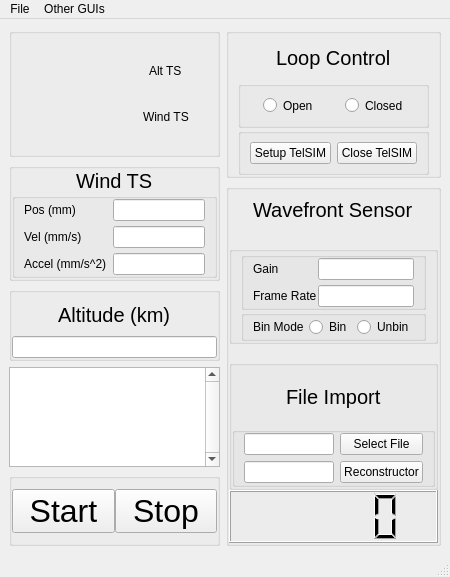
<?xml version="1.0" encoding="UTF-8"?>
<ui version="4.0">
 <class>MainWindow</class>
 <widget class="QMainWindow" name="MainWindow">
  <property name="geometry">
   <rect>
    <x>0</x>
    <y>0</y>
    <width>450</width>
    <height>577</height>
   </rect>
  </property>
  <property name="windowTitle">
   <string>MainWindow</string>
  </property>
  <widget class="QWidget" name="centralwidget">
   <layout class="QGridLayout" name="gridLayout_8">
    <item row="0" column="1">
     <layout class="QVBoxLayout" name="verticalLayout_4">
      <item>
       <widget class="QGroupBox" name="gridGroupBox_7">
        <property name="maximumSize">
         <size>
          <width>16777215</width>
          <height>150</height>
         </size>
        </property>
        <layout class="QVBoxLayout" name="verticalLayout_2">
         <property name="spacing">
          <number>0</number>
         </property>
         <property name="topMargin">
          <number>0</number>
         </property>
         <property name="bottomMargin">
          <number>0</number>
         </property>
         <item alignment="Qt::AlignHCenter">
          <widget class="QLabel" name="loopControlLabel">
           <property name="maximumSize">
            <size>
             <width>1000</width>
             <height>50</height>
            </size>
           </property>
           <property name="font">
            <font>
             <pointsize>15</pointsize>
            </font>
           </property>
           <property name="text">
            <string>Loop Control</string>
           </property>
          </widget>
         </item>
         <item>
          <widget class="QGroupBox" name="loopocBox">
           <property name="maximumSize">
            <size>
             <width>16777215</width>
             <height>56</height>
            </size>
           </property>
           <layout class="QGridLayout" name="gridLayout_4">
            <property name="topMargin">
             <number>0</number>
            </property>
            <property name="bottomMargin">
             <number>0</number>
            </property>
            <property name="verticalSpacing">
             <number>0</number>
            </property>
            <item row="0" column="1" alignment="Qt::AlignHCenter">
             <widget class="QRadioButton" name="closedLoop">
              <property name="maximumSize">
               <size>
                <width>16777215</width>
                <height>21</height>
               </size>
              </property>
              <property name="text">
               <string>Closed</string>
              </property>
             </widget>
            </item>
            <item row="0" column="0" alignment="Qt::AlignHCenter">
             <widget class="QRadioButton" name="openLoop">
              <property name="maximumSize">
               <size>
                <width>16777215</width>
                <height>21</height>
               </size>
              </property>
              <property name="text">
               <string>Open</string>
              </property>
             </widget>
            </item>
           </layout>
          </widget>
         </item>
         <item>
          <widget class="QGroupBox" name="gridGroupBox">
           <property name="maximumSize">
            <size>
             <width>16777215</width>
             <height>66</height>
            </size>
           </property>
           <layout class="QGridLayout" name="gridLayout_7">
            <property name="topMargin">
             <number>0</number>
            </property>
            <property name="bottomMargin">
             <number>0</number>
            </property>
            <property name="verticalSpacing">
             <number>0</number>
            </property>
            <item row="0" column="0">
             <widget class="QPushButton" name="setupTelSIMButton">
              <property name="text">
               <string>Setup TelSIM</string>
              </property>
             </widget>
            </item>
            <item row="0" column="1">
             <widget class="QPushButton" name="closeTelSIMButton">
              <property name="text">
               <string>Close TelSIM</string>
              </property>
             </widget>
            </item>
           </layout>
          </widget>
         </item>
        </layout>
       </widget>
      </item>
      <item>
       <widget class="QGroupBox" name="wavefrontGroupBox">
        <layout class="QGridLayout" name="gridLayout_15">
         <property name="leftMargin">
          <number>0</number>
         </property>
         <property name="topMargin">
          <number>0</number>
         </property>
         <property name="rightMargin">
          <number>0</number>
         </property>
         <property name="bottomMargin">
          <number>0</number>
         </property>
         <property name="spacing">
          <number>0</number>
         </property>
         <item row="0" column="0" alignment="Qt::AlignHCenter">
          <widget class="QLabel" name="wavefrontSensorLabel">
           <property name="maximumSize">
            <size>
             <width>16777215</width>
             <height>40</height>
            </size>
           </property>
           <property name="font">
            <font>
             <pointsize>15</pointsize>
            </font>
           </property>
           <property name="text">
            <string>Wavefront Sensor</string>
           </property>
          </widget>
         </item>
         <item row="1" column="0" alignment="Qt::AlignVCenter">
          <widget class="QGroupBox" name="gridGroupBox_3">
           <property name="maximumSize">
            <size>
             <width>16777215</width>
             <height>200</height>
            </size>
           </property>
           <property name="alignment">
            <set>Qt::AlignCenter</set>
           </property>
           <layout class="QVBoxLayout" name="verticalLayout_3">
            <property name="spacing">
             <number>0</number>
            </property>
            <property name="leftMargin">
             <number>9</number>
            </property>
            <property name="topMargin">
             <number>0</number>
            </property>
            <property name="bottomMargin">
             <number>0</number>
            </property>
            <item alignment="Qt::AlignVCenter">
             <widget class="QGroupBox" name="gridGroupBox_4">
              <property name="maximumSize">
               <size>
                <width>16777215</width>
                <height>94</height>
               </size>
              </property>
              <layout class="QGridLayout" name="gridLayout_13">
               <property name="topMargin">
                <number>0</number>
               </property>
               <property name="bottomMargin">
                <number>0</number>
               </property>
               <property name="horizontalSpacing">
                <number>1</number>
               </property>
               <property name="verticalSpacing">
                <number>5</number>
               </property>
               <item row="1" column="1">
                <widget class="QLineEdit" name="frameRateInput"/>
               </item>
               <item row="1" column="0">
                <widget class="QLabel" name="frameRateLabel">
                 <property name="text">
                  <string>Frame Rate</string>
                 </property>
                </widget>
               </item>
               <item row="0" column="0">
                <widget class="QLabel" name="gainLabel">
                 <property name="text">
                  <string>Gain</string>
                 </property>
                </widget>
               </item>
               <item row="0" column="1">
                <widget class="QLineEdit" name="gainInput"/>
               </item>
              </layout>
             </widget>
            </item>
            <item alignment="Qt::AlignVCenter">
             <widget class="QGroupBox" name="gridGroupBox_5">
              <property name="maximumSize">
               <size>
                <width>16777215</width>
                <height>55</height>
               </size>
              </property>
              <layout class="QGridLayout" name="gridLayout_3">
               <property name="topMargin">
                <number>0</number>
               </property>
               <property name="bottomMargin">
                <number>0</number>
               </property>
               <property name="horizontalSpacing">
                <number>5</number>
               </property>
               <property name="verticalSpacing">
                <number>0</number>
               </property>
               <item row="0" column="3" alignment="Qt::AlignRight">
                <widget class="QRadioButton" name="unbin">
                 <property name="text">
                  <string>Unbin</string>
                 </property>
                </widget>
               </item>
               <item row="0" column="0" alignment="Qt::AlignLeft">
                <widget class="QLabel" name="binModeLabel">
                 <property name="text">
                  <string>Bin Mode</string>
                 </property>
                </widget>
               </item>
               <item row="0" column="1" alignment="Qt::AlignRight">
                <widget class="QRadioButton" name="bin">
                 <property name="text">
                  <string>Bin</string>
                 </property>
                </widget>
               </item>
              </layout>
             </widget>
            </item>
           </layout>
          </widget>
         </item>
         <item row="3" column="0">
          <widget class="QGroupBox" name="fileGroupBox">
           <property name="maximumSize">
            <size>
             <width>16777215</width>
             <height>16777215</height>
            </size>
           </property>
           <layout class="QGridLayout" name="gridLayout_18">
            <property name="leftMargin">
             <number>0</number>
            </property>
            <property name="topMargin">
             <number>0</number>
            </property>
            <property name="rightMargin">
             <number>0</number>
            </property>
            <property name="bottomMargin">
             <number>0</number>
            </property>
            <property name="spacing">
             <number>0</number>
            </property>
            <item row="3" column="0">
             <widget class="QGroupBox" name="gridGroupBox_6">
              <layout class="QGridLayout" name="gridLayout_6">
               <property name="topMargin">
                <number>0</number>
               </property>
               <property name="bottomMargin">
                <number>0</number>
               </property>
               <item row="1" column="0">
                <widget class="QLineEdit" name="lineEdit"/>
               </item>
               <item row="1" column="1">
                <widget class="QPushButton" name="reconstructorButton">
                 <property name="text">
                  <string>Reconstructor</string>
                 </property>
                </widget>
               </item>
               <item row="0" column="1">
                <widget class="QPushButton" name="selectFileButton">
                 <property name="text">
                  <string>Select File</string>
                 </property>
                </widget>
               </item>
               <item row="0" column="0">
                <widget class="QLineEdit" name="fileImportTxt"/>
               </item>
              </layout>
             </widget>
            </item>
            <item row="2" column="0" alignment="Qt::AlignHCenter">
             <widget class="QLabel" name="fileImportLabel">
              <property name="font">
               <font>
                <pointsize>15</pointsize>
               </font>
              </property>
              <property name="text">
               <string>File Import</string>
              </property>
             </widget>
            </item>
           </layout>
          </widget>
         </item>
         <item row="4" column="0">
          <widget class="QLCDNumber" name="LCDnumbers">
           <property name="minimumSize">
            <size>
             <width>0</width>
             <height>45</height>
            </size>
           </property>
           <property name="maximumSize">
            <size>
             <width>10000</width>
             <height>53</height>
            </size>
           </property>
           <property name="frameShape">
            <enum>QFrame::Box</enum>
           </property>
          </widget>
         </item>
        </layout>
       </widget>
      </item>
     </layout>
    </item>
    <item row="0" column="0">
     <layout class="QVBoxLayout" name="verticalLayout">
      <item>
       <widget class="QGroupBox" name="TSBox">
        <property name="minimumSize">
         <size>
          <width>0</width>
          <height>129</height>
         </size>
        </property>
        <property name="maximumSize">
         <size>
          <width>16777215</width>
          <height>200</height>
         </size>
        </property>
        <property name="alignment">
         <set>Qt::AlignCenter</set>
        </property>
        <layout class="QGridLayout" name="gridLayout">
         <property name="leftMargin">
          <number>0</number>
         </property>
         <property name="topMargin">
          <number>0</number>
         </property>
         <property name="rightMargin">
          <number>0</number>
         </property>
         <property name="bottomMargin">
          <number>0</number>
         </property>
         <property name="spacing">
          <number>0</number>
         </property>
         <item row="0" column="1" alignment="Qt::AlignHCenter">
          <widget class="QLabel" name="translation1ConnectionLabel">
           <property name="minimumSize">
            <size>
             <width>0</width>
             <height>0</height>
            </size>
           </property>
           <property name="maximumSize">
            <size>
             <width>192</width>
             <height>18</height>
            </size>
           </property>
           <property name="text">
            <string>Alt TS</string>
           </property>
          </widget>
         </item>
         <item row="1" column="0">
          <widget class="QWidget" name="TS2tog" native="true">
           <property name="minimumSize">
            <size>
             <width>90</width>
             <height>0</height>
            </size>
           </property>
           <property name="maximumSize">
            <size>
             <width>120</width>
             <height>16777215</height>
            </size>
           </property>
          </widget>
         </item>
         <item row="1" column="1" alignment="Qt::AlignHCenter">
          <widget class="QLabel" name="translation2ConnectionLabel">
           <property name="minimumSize">
            <size>
             <width>0</width>
             <height>0</height>
            </size>
           </property>
           <property name="maximumSize">
            <size>
             <width>192</width>
             <height>18</height>
            </size>
           </property>
           <property name="text">
            <string>Wind TS</string>
           </property>
          </widget>
         </item>
         <item row="0" column="0">
          <widget class="QWidget" name="TS1tog" native="true">
           <property name="minimumSize">
            <size>
             <width>90</width>
             <height>0</height>
            </size>
           </property>
           <property name="maximumSize">
            <size>
             <width>120</width>
             <height>1000</height>
            </size>
           </property>
          </widget>
         </item>
        </layout>
       </widget>
      </item>
      <item>
       <widget class="QGroupBox" name="windTSBox">
        <property name="maximumSize">
         <size>
          <width>16777215</width>
          <height>200</height>
         </size>
        </property>
        <layout class="QGridLayout" name="gridLayout_16">
         <property name="leftMargin">
          <number>0</number>
         </property>
         <property name="topMargin">
          <number>0</number>
         </property>
         <property name="rightMargin">
          <number>0</number>
         </property>
         <property name="bottomMargin">
          <number>0</number>
         </property>
         <property name="spacing">
          <number>0</number>
         </property>
         <item row="0" column="0" alignment="Qt::AlignHCenter|Qt::AlignVCenter">
          <widget class="QLabel" name="windTranslationStageLabel">
           <property name="minimumSize">
            <size>
             <width>0</width>
             <height>0</height>
            </size>
           </property>
           <property name="maximumSize">
            <size>
             <width>300</width>
             <height>30</height>
            </size>
           </property>
           <property name="font">
            <font>
             <pointsize>15</pointsize>
            </font>
           </property>
           <property name="text">
            <string>Wind TS</string>
           </property>
          </widget>
         </item>
         <item row="1" column="0">
          <widget class="QGroupBox" name="gridGroupBox_2">
           <property name="maximumSize">
            <size>
             <width>16777215</width>
             <height>110</height>
            </size>
           </property>
           <layout class="QGridLayout" name="gridLayout_2">
            <property name="topMargin">
             <number>0</number>
            </property>
            <property name="bottomMargin">
             <number>0</number>
            </property>
            <property name="verticalSpacing">
             <number>5</number>
            </property>
            <item row="2" column="1">
             <widget class="QLineEdit" name="accelBox">
              <property name="minimumSize">
               <size>
                <width>0</width>
                <height>0</height>
               </size>
              </property>
             </widget>
            </item>
            <item row="2" column="0">
             <widget class="QLabel" name="accelLabel">
              <property name="text">
               <string>Accel (mm/s^2)</string>
              </property>
             </widget>
            </item>
            <item row="1" column="0">
             <widget class="QLabel" name="velLabel">
              <property name="text">
               <string>Vel (mm/s)</string>
              </property>
             </widget>
            </item>
            <item row="0" column="1">
             <widget class="QLineEdit" name="posBox">
              <property name="minimumSize">
               <size>
                <width>0</width>
                <height>0</height>
               </size>
              </property>
              <property name="styleSheet">
               <string notr="true"/>
              </property>
             </widget>
            </item>
            <item row="1" column="1">
             <widget class="QLineEdit" name="velBox">
              <property name="minimumSize">
               <size>
                <width>0</width>
                <height>0</height>
               </size>
              </property>
             </widget>
            </item>
            <item row="0" column="0">
             <widget class="QLabel" name="posLabel">
              <property name="minimumSize">
               <size>
                <width>0</width>
                <height>0</height>
               </size>
              </property>
              <property name="text">
               <string>Pos (mm)</string>
              </property>
             </widget>
            </item>
           </layout>
          </widget>
         </item>
        </layout>
       </widget>
      </item>
      <item>
       <widget class="QGroupBox" name="altGroupBox">
        <property name="maximumSize">
         <size>
          <width>16777215</width>
          <height>100</height>
         </size>
        </property>
        <layout class="QGridLayout" name="gridLayout_17">
         <property name="leftMargin">
          <number>0</number>
         </property>
         <property name="topMargin">
          <number>0</number>
         </property>
         <property name="rightMargin">
          <number>0</number>
         </property>
         <property name="bottomMargin">
          <number>0</number>
         </property>
         <property name="spacing">
          <number>0</number>
         </property>
         <item row="1" column="0">
          <widget class="QLineEdit" name="altBox"/>
         </item>
         <item row="0" column="0" alignment="Qt::AlignHCenter">
          <widget class="QLabel" name="altLabel">
           <property name="font">
            <font>
             <pointsize>15</pointsize>
            </font>
           </property>
           <property name="text">
            <string>Altitude (km)</string>
           </property>
          </widget>
         </item>
        </layout>
       </widget>
      </item>
      <item>
       <widget class="QPlainTextEdit" name="errorStatus">
        <property name="maximumSize">
         <size>
          <width>16777215</width>
          <height>100</height>
         </size>
        </property>
        <property name="verticalScrollBarPolicy">
         <enum>Qt::ScrollBarAlwaysOn</enum>
        </property>
        <property name="readOnly">
         <bool>true</bool>
        </property>
        <property name="plainText">
         <string/>
        </property>
       </widget>
      </item>
      <item>
       <widget class="QGroupBox" name="startstopBox">
        <property name="maximumSize">
         <size>
          <width>16777215</width>
          <height>16777215</height>
         </size>
        </property>
        <layout class="QGridLayout" name="gridLayout_5">
         <property name="leftMargin">
          <number>0</number>
         </property>
         <property name="topMargin">
          <number>0</number>
         </property>
         <property name="rightMargin">
          <number>0</number>
         </property>
         <property name="bottomMargin">
          <number>0</number>
         </property>
         <property name="spacing">
          <number>0</number>
         </property>
         <item row="0" column="0">
          <widget class="QPushButton" name="startButton">
           <property name="font">
            <font>
             <pointsize>24</pointsize>
            </font>
           </property>
           <property name="text">
            <string>Start</string>
           </property>
          </widget>
         </item>
         <item row="0" column="1">
          <widget class="QPushButton" name="stopButton">
           <property name="font">
            <font>
             <pointsize>24</pointsize>
            </font>
           </property>
           <property name="text">
            <string>Stop</string>
           </property>
          </widget>
         </item>
        </layout>
       </widget>
      </item>
     </layout>
    </item>
   </layout>
  </widget>
  <widget class="QMenuBar" name="menubar">
   <property name="geometry">
    <rect>
     <x>0</x>
     <y>0</y>
     <width>450</width>
     <height>20</height>
    </rect>
   </property>
   <widget class="QMenu" name="menuFile">
    <property name="title">
     <string>File</string>
    </property>
    <addaction name="actionQuit"/>
   </widget>
   <widget class="QMenu" name="menuOther_GUIs">
    <property name="title">
     <string>Other GUIs</string>
    </property>
    <addaction name="oth1"/>
    <addaction name="oth2"/>
    <addaction name="oth3"/>
   </widget>
   <addaction name="menuFile"/>
   <addaction name="menuOther_GUIs"/>
  </widget>
  <widget class="QStatusBar" name="statusbar"/>
  <action name="actionQuit">
   <property name="text">
    <string>Quit</string>
   </property>
   <property name="shortcut">
    <string>Ctrl+Q</string>
   </property>
  </action>
  <action name="oth1">
   <property name="text">
    <string>DUMMY 3</string>
   </property>
  </action>
  <action name="oth2">
   <property name="text">
    <string>DUMMY 4</string>
   </property>
  </action>
  <action name="oth3">
   <property name="text">
    <string>DUMMY 5</string>
   </property>
  </action>
 </widget>
 <resources/>
 <connections/>
</ui>
